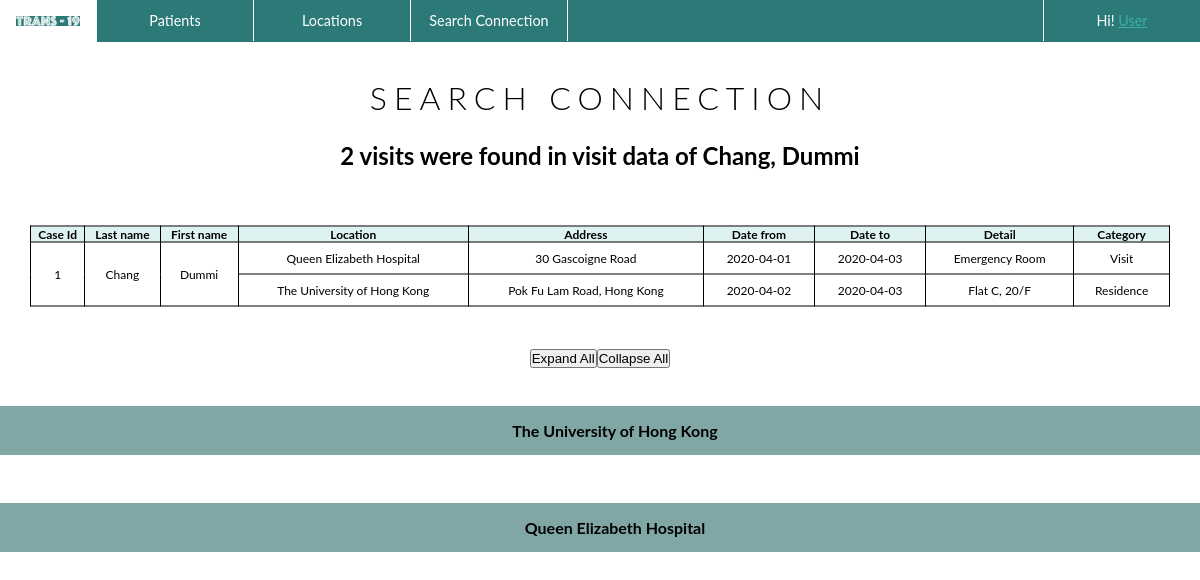
/patient_corner/connections/patientid=1/window=1, run on an earlier commit of the app's database.
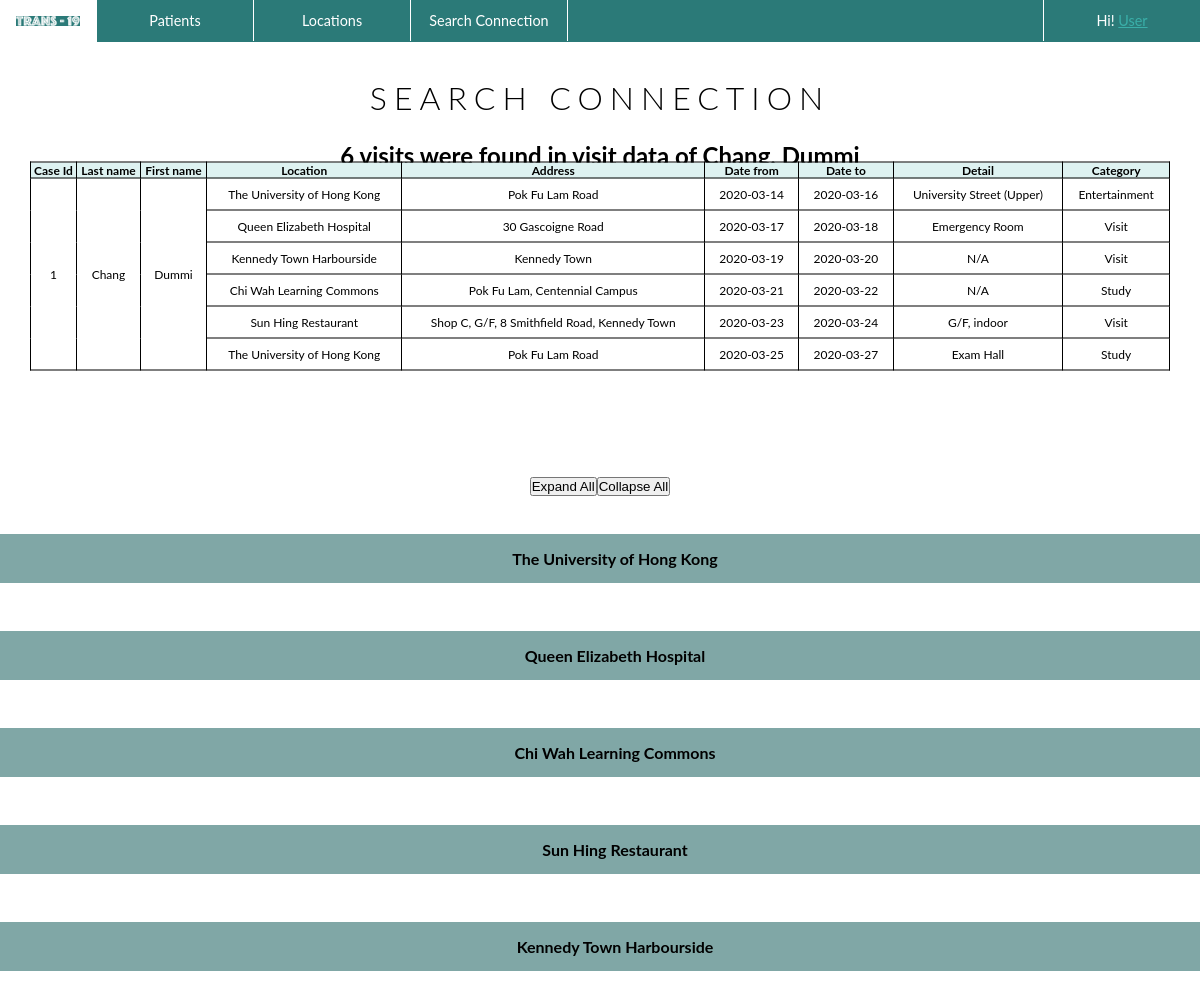
And on a later commit of the database.
### patient_corner/models.py (models this page shows, shortened)
class Visit(models.Model):
    patient = models.ForeignKey(Patient, on_delete=models.CASCADE)
    location = models.ForeignKey(Location, on_delete=models.CASCADE)
    date_from = models.DateField()
    date_to = models.DateField()
    detail = models.CharField(max_length=50)
    category_name = models.CharField(max_length=15)

class Location(models.Model):
    location_name = models.CharField(max_length=50)
    address = models.CharField(max_length=50)
    x_coord = models.BigIntegerField()
    y_coord = models.BigIntegerField()
    district_name = models.CharField(max_length=30)

### patient_corner/views.py (the view)
class ViewConnections(TemplateView):
    template_name = "patient_corner/view_connections.html"
    def get(self,request,*args,**kwargs):
        patient_id = int(self.kwargs['patient'])
        patient = Patient.objects.get(pk = self.kwargs['patient'])
        Window_day = self.kwargs['Window_day']
        selected_visits = Visit.objects.filter(Q(patient_id = patient_id)).order_by('date_from')
        sv_count = selected_visits.count()
        location_list = []
        for sv in selected_visits:
            location_list.append(sv.location)
        location_set = set(location_list)
        location_count = sum(1 for location in location_set)
        result = []
        for sv in selected_visits:
            date_from = sv.date_from-datetime.timedelta(days=Window_day)
            date_to = sv.date_to+datetime.timedelta(days= Window_day)
            location = sv.location
            visit_list = Visit.objects.filter(Q(location = location)&((Q(date_from__gte = date_from)&Q(date_from__lte = date_to))|(Q(date_to__gte = date_from)&Q(date_to__lte = date_to)))).exclude(patient_id = patient_id).order_by('date_from')
            for v in visit_list:
                result.append(v)
        '''
        connected_visits = Visit.objects.filter(((Q(date_from__gte = date_from)&Q(date_from__lte = date_to))|(Q(date_to__gte = date_from)&Q(date_to__lte = date_to)))).exclude(patient_id = patient_id).order_by('date_from')
        result = []
        for cv in connected_visits:
            for sv in selected_visits:
                if cv.location == sv.location and ((sv.date_from >= cv.date_from and sv.date_from <= cv.date_to) or (sv.date_from >= cv.date_from and sv.date_to <= cv.date_to)):
                    result.append(cv)
        '''
        args = {'patient': patient, 'distinct_locations': location_set, 'num_of_distinct_locations': location_count, 'sv_count': sv_count, 'selected_visits': selected_visits, 'connected_visits': result}
        return render(request, self.template_name, args)

### templates/patient_corner/view_connections.html (shortened to what this page needs)
{%load static%}
<!DOCTYPE html>
<html>
<head>
  <link rel="stylesheet" type="text/css" href="{% static 'css/templatestyle.css'%}">
</head>
<body>
<header>
    <div class="menu">
      <ul>
        <li class="logo"><a href="{% url 'home' %}"><img src="{% static 'media/logo_navigation.png' %}" style = "max-width: 100%;" alt ="TRANS-19"></a></li>
        <li class="dropdown">
          <a href="{% url 'patients' %}" class="dropbtn">Patients</a>
        </li>
        <li class="dropdown">
          <a href="{% url 'locations' %}" class="dropbtn">Locations</a>
        </li>
        <li class="dropdown">
          <a href="{% url 'searchconnection' %}">Search Connection</a>
        </li>
        <li class="dropdown" style="float:right; border-left: 1px solid white;  border-right: 0px solid white;  ">
          <a href="{% url 'locations' %}" class="dropbtn">Hi! <u>User</u></a>
        </li>
      </ul>
    </div>
</header>
<div class="title">
    <h1 style="text-align:center"> SEARCH CONNECTION </h1>
</div>
<div>
    <h2 style="text-align:center; margin-top: 2%;"> {{ sv_count }} visits were found in visit data of {{ patient.last_name }}, {{ patient.first_name }} </h2>
</div>
<table style="margin-top: 8%; width: 95%; position: relative;" id="table">
    <tr>
        <th>Case Id</th>
        <th>Last name</th>
        <th>First name</th>
        <th>Location</th>
        <th>Address</th>
        <th>Date from</th>
        <th>Date to</th>
        <th>Detail</th>
        <th>Category</th>
    </tr>
    <tr>
      <td rowspan="{{ sv_count }}">{{ patient.caseId }}</td>
      <td rowspan="{{ sv_count }}">{{ patient.last_name }} </td>
      <td rowspan="{{ sv_count }}">{{ patient.first_name }}</td>
    {% for visit in selected_visits %}
      <td>{{ visit.location.location_name }}</td>
      <td>{{ visit.location.address }}</td>
      <td>{{ visit.date_from|date:"Y-m-d" }}</td>
      <td>{{ visit.date_to|date:"Y-m-d" }}</td>
      <td>{{ visit.detail }}</td>
      <td>{{ visit.category_name }}</td>
    </tr>
    {% empty %}
    <tr>
      <td colspan="5">No visiting information available.</td>
    </tr>
{% endfor %}
</table>
<center><button id="openall">Expand All</button><button id="closeall">Collapse All</button></center>
<br>
<br>
{% for location in distinct_locations %}
<div class="container">
 <div class="header" style = "margin-bottom: 1%;"><span>{{ location.location_name }}</span></div>
</div>
{% endfor %}
</body>
</html>

What changed in the data, as far as the page shows it:
changed Visit: location.address "Pok Fu Lam Road, Hong Kong" → "Pok Fu Lam Road"; date_from "2020-04-02" → "2020-03-14"; date_to "2020-04-03" → "2020-03-16"; detail "Flat C, 20/F" → "University Street (Upper)"; category_name "Residence" → "Entertainment"; moves up the list
changed Visit "Emergency Room": date_from "2020-04-01" → "2020-03-17"; date_to "2020-04-03" → "2020-03-18"
added Visit: location.location_name "Kennedy Town Harbourside", location.address "Kennedy Town", date_from "2020-03-19", date_to "2020-03-20", detail "N/A", category_name "Visit"
added Visit: location.location_name "Chi Wah Learning Commons", location.address "Pok Fu Lam, Centennial Campus", date_from "2020-03-21", date_to "2020-03-22", detail "N/A", category_name "Study"
now on this page (row edited): Visit: location.location_name "Sun Hing Restaurant", location.address "Shop C, G/F, 8 Smithfield Road, Kennedy Town", date_from "2020-03-23", date_to "2020-03-24", detail "G/F, indoor", category_name "Visit"
added Visit: location.location_name "The University of Hong Kong", location.address "Pok Fu Lam Road", date_from "2020-03-25", date_to "2020-03-27", detail "Exam Hall", category_name "Study"
now on this page (row edited): Location: location_name "Chi Wah Learning Commons"
now on this page (row unchanged): Location: location_name "Sun Hing Restaurant"
now on this page (row edited): Location: location_name "Kennedy Town Harbourside"
Also different on the page:
{{ sv_count }}: "2" → "6"
